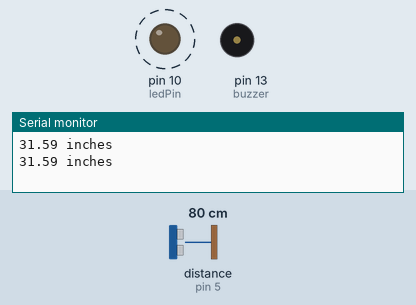
Simulated run of this sketch. Board: Arduino Uno, built with avr-gcc and run on an emulated ATmega328P. On the bench: output pins drawn as LEDs (lit = HIGH), buzzer (waves = sounding), the last lines printed to the serial monitor. Wiring (inferred from the names in the program): ultrasonic range finder: trigger pin 6; echo pin 5. Dashed ring = blinking. The test bench sets the inputs (shaded band); at power-on: distance to the obstacle (sensor on pin 5) 80 cm. The echo pulse lasts 58.3 µs per cm; pins used as bus, display or sensor lines are not drawn.

Above: at 1.8 s.
1.9 s: distance to the obstacle (sensor on pin 5) set to 14 cm
At 2.52 s:
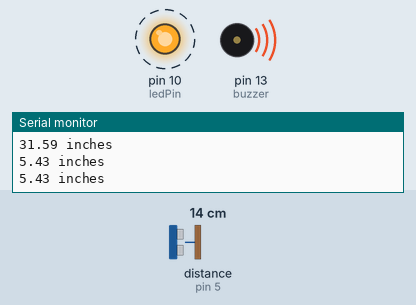
5.4 s: distance to the obstacle (sensor on pin 5) set to 11 cm
At 6.9 s:
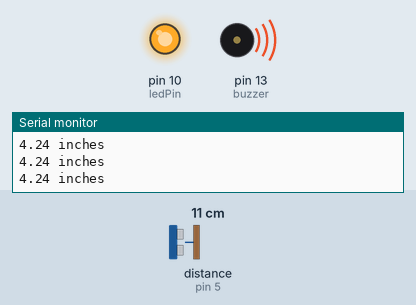
9.5 s: distance to the obstacle (sensor on pin 5) set to 18 cm
At 10.02 s:
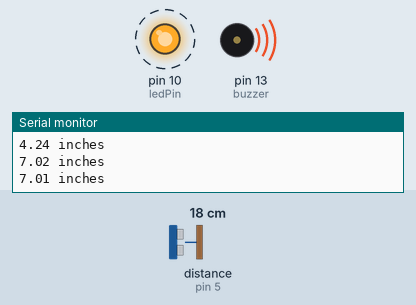
13.0 s: distance to the obstacle (sensor on pin 5) set to 4 cm
At 13.9 s:
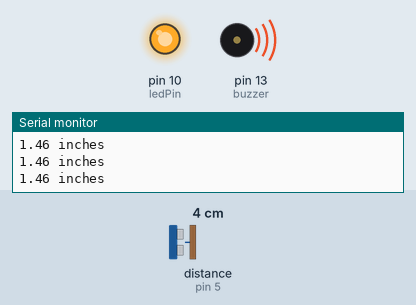
Timing chart, 0 to 15.6 s (numbered marks = the images above; inputs shaded):
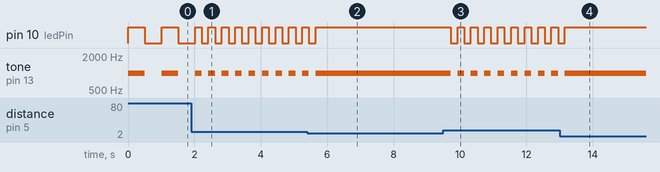

The sketch:

ParkingSensor.ino
```cpp
int trig=6;                                                   //Trig pin is D6
int echo=5;                                                   //Echo pin is D5
int buzzer=13;                                                //buzzer attached to pin 13
int ledPin=10;                                                //LED attached to pin 10
float distance;
float speedOfSound=340.;                                      //speed of sound in m/s

void setup() {
  // put your setup code here, to run once:
  pinMode(buzzer,OUTPUT);
  pinMode(ledPin,OUTPUT);
  pinMode(trig,OUTPUT);
  pinMode(echo,INPUT);
  Serial.begin(9600);                                         //Start the serial port
}

void loop() {
  // put your main code here, to run repeatedly:
  //Creating the outgoing Pulse through the trig Pin
  digitalWrite(trig,LOW);
  delayMicroseconds(2000);                                    //Allow the low sinal to settle
  digitalWrite(trig,HIGH);
  delayMicroseconds(10);                                      //Allow the high signal to settle
  digitalWrite(trig,LOW);
  delayMicroseconds(10);

  float pingTime=pulseIn(echo,HIGH);                          //Time taken by pulse to return in microseconds
  speedOfSound=340./25000.;                                   //speed of sound in inches/microseconds
  distance=(speedOfSound*pingTime)/2.0;                       //This gives the distance

  Serial.print(distance);
  Serial.println(" inches");

  if(distance>=50.0)                                          //Object more than 50 inches away from the obstacle and less rapid buzzing
  {
    tone(buzzer,1000);
    digitalWrite(ledPin,HIGH);
    delay(1000);
    noTone(buzzer);
    digitalWrite(ledPin,LOW);
    delay(1000);
  }

   if(distance>=25.0 && distance<50.0)                        //Object more than 25 inches away but less than 50 inches from the obstacle and more rapid buzzing
  {
    tone(buzzer,1000);
    digitalWrite(ledPin,HIGH);
    delay(500);
    noTone(buzzer);
    digitalWrite(ledPin,LOW);
    delay(500);
  }

   if(distance<25.0 && distance>=5.0)                        //Object more than 5 inches away but less than 25 inches from the obstacle and very rapid buzzing
  {
    tone(buzzer,1000);
    digitalWrite(ledPin,HIGH);
    delay(200);
    noTone(buzzer);
    digitalWrite(ledPin,LOW);
    delay(200);
  }

  if(distance<5.0)                                           //Object less than 5 inches away from the obstacle and constant buzzing
  {
    tone(buzzer,1000);
    digitalWrite(ledPin,HIGH);
  }

  if(distance==0.0)
  {
    noTone(buzzer);
    digitalWrite(ledPin,LOW);
  }

}
```

Measured:
- the behaviour switches between 13 and 12 cm on distance to the obstacle (sensor on pin 5) (found by bisection; images 1 and 2)
- after the input at 1.9 s, pin 10 (ledPin): alternates HIGH for 0.20 s and LOW for 0.20 s, starting after 0.32 s; tone on pin 13 (buzzer): alternates 1000 Hz for 0.20 s and silent for 0.20 s, starting after 0.32 s
- after the input at 5.4 s, pin 10 (ledPin): goes on until 5.7 s, then stays HIGH; tone on pin 13 (buzzer): goes on until 5.7 s, then stays 1000 Hz
- after the input at 9.5 s, pin 10 (ledPin): alternates HIGH for 0.20 s and LOW for 0.20 s, starting after 0.22 s; tone on pin 13 (buzzer): alternates 1000 Hz for 0.20 s and silent for 0.20 s, starting after 0.22 s
- after the input at 13.0 s, pin 10 (ledPin): goes on until 13.2 s, then stays HIGH; tone on pin 13 (buzzer): goes on until 13.2 s, then stays 1000 Hz
- by itself, pin 10 (ledPin): alternates HIGH for 0.50 s and LOW for 0.51 s
- by itself, tone on pin 13 (buzzer): alternates 1000 Hz for 0.50 s and silent for 0.51 s
